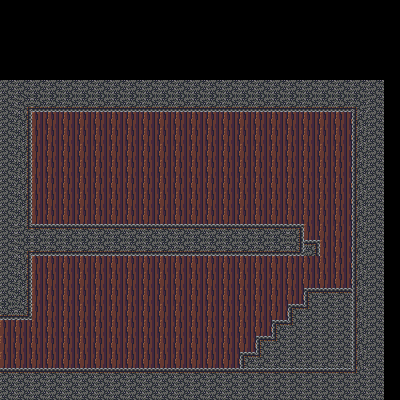

This game map was drawn from its Tiled (.tmx) file and the tilesets committed beside it. A one-line description and the trimmed map source follow:
An orthogonal 25x25 tile map with 16x16 px tiles, 4 tile layers (SilhouetteLayer, BackgroundLayer, GameLayer, ForegroundLayer) and 2 objects (spawn, npcSpawn).

<map version="1.0" orientation="orthogonal" renderorder="left-up" width="25" height="25" tilewidth="16" tileheight="16" nextobjectid="3">
 <properties>
  <property name="exitLeft" value="lumbroff_01.tmx" />
  <property name="spawn" value="door_03" />
 </properties>
 <tileset firstgid="1" name="Lumbroff_tileset" tilewidth="16" tileheight="16">
  <image source="../graphics/levels/Lumbroff_tileset.png" trans="ff00ff" width="512" height="512" />
  <terraintypes>
   <terrain name="silhtree" tile="-1" />
   <terrain name="foliage" tile="-1" />
   <terrain name="stone" tile="-1" />
   <terrain name="ground" tile="-1" />
  </terraintypes>
  <tile id="1" terrain=",,,3" />
  <tile id="2" terrain=",,3," />
  <tile id="4" terrain=",,,2" />
  <tile id="5" terrain=",,2," />
  <tile id="18" terrain=",,,1" />
  <tile id="20" terrain=",,1," />
  <tile id="26" terrain=",,,0" />
  <tile id="28" terrain=",,0," />
  <tile id="32" terrain=",,3,3" />
  <tile id="33" terrain=",3,3,3" />
  <tile id="34" terrain="3,,3,3" />
  <tile id="35" terrain=",,2,2" />
  <tile id="36" terrain=",2,2,2" />
  <tile id="37" terrain="2,,2,2" />
  <tile id="49" terrain=",,1,1" />
  <tile id="50" terrain=",1,1,1" />
  <tile id="51" terrain="1,1,1,1" />
  <tile id="52" terrain="1,,1,1" />
  <tile id="57" terrain=",,0,0" />
  <tile id="58" terrain=",0,0,0" />
  <tile id="59" terrain="0,0,0,0" />
  <tile id="60" terrain="0,,0,0" />
  <tile id="64" terrain="3,3,," />
  <tile id="65" terrain="3,3,,3" />
  <tile id="66" terrain="3,3,3," />
  <tile id="67" terrain="2,2,," />
  <tile id="68" terrain="2,2,,2" />
  <tile id="69" terrain="2,2,2," />
  <tile id="82" terrain="1,1,,1" />
  <tile id="84" terrain="1,1,1," />
  <tile id="90" terrain="0,0,,0" />
  <tile id="92" terrain="0,0,0," />
  <tile id="96" terrain="3,3,3,3" />
  <tile id="97" terrain=",3,,3" />
  <tile id="98" terrain="3,,3," />
  <tile id="99" terrain="2,2,2,2" />
  <tile id="100" terrain=",2,,2" />
  <tile id="101" terrain="2,,2," />
  <tile id="114" terrain=",1,,1" />
  <tile id="116" terrain="1,,1," />
  <tile id="122" terrain=",0,,0" />
  <tile id="124" terrain="0,,0," />
  <tile id="129" terrain=",3,," />
  <tile id="130" terrain="3,,," />
  <tile id="132" terrain=",2,," />
  <tile id="133" terrain="2,,," />
  <tile id="145" terrain="1,1,," />
  <tile id="146" terrain=",1,," />
  <tile id="148" terrain="1,,," />
  <tile id="153" terrain="0,0,," />
  <tile id="154" terrain=",0,," />
  <tile id="156" terrain="0,,," />
 </tileset>
 <layer name="SilhouetteLayer" width="25" height="25">
  <data>[625 cells, 625 non-empty, 1 distinct tile ids]</data>
 </layer>
 <layer name="BackgroundLayer" width="25" height="25">
  <data>[625 cells, 266 non-empty, 1 distinct tile ids]</data>
 </layer>
 <layer name="GameLayer" width="25" height="25">
  <data>[625 cells, 214 non-empty, 12 distinct tile ids]</data>
 </layer>
 <layer name="ForegroundLayer" width="25" height="25">
  <data>[625 cells, 0 non-empty, 0 distinct tile ids]</data>
 </layer>
 <objectgroup name="Actors">
  <object id="1" name="playerSpawnLeft" type="spawn" x="8" y="361.333">
   <ellipse />
  </object>
  <object id="2" name="lumbroffMerchant_04" type="npcSpawn" x="73" y="215.5">
   <properties>
    <property name="npcType" value="merchant" />
    <property name="script" value="lumbroff_merchant_04" />
   </properties>
   <ellipse />
  </object>
 </objectgroup>
</map>
